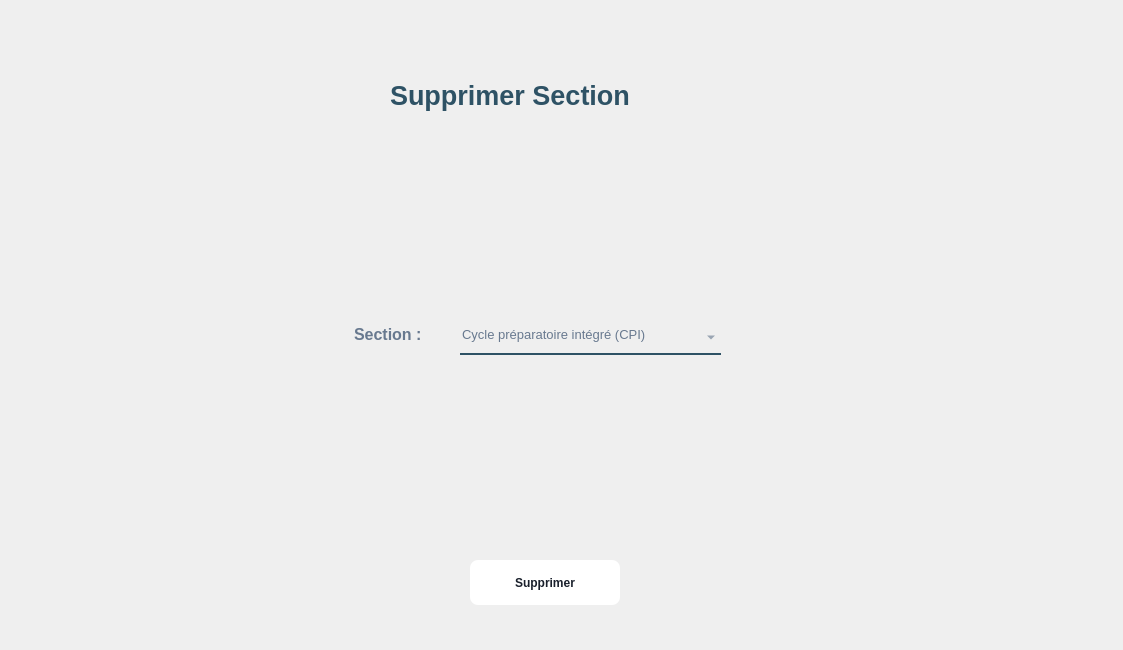
<?xml version="1.0" encoding="UTF-8"?>
<ui version="4.0">
 <class>Dialog</class>
 <widget class="QDialog" name="Dialog">
  <property name="geometry">
   <rect>
    <x>0</x>
    <y>0</y>
    <width>1123</width>
    <height>650</height>
   </rect>
  </property>
  <property name="windowTitle">
   <string>Dialog</string>
  </property>
  <widget class="QLabel" name="label_10">
   <property name="geometry">
    <rect>
     <x>390</x>
     <y>70</y>
     <width>311</width>
     <height>51</height>
    </rect>
   </property>
   <property name="font">
    <font>
     <family>Arial</family>
     <pointsize>20</pointsize>
     <weight>75</weight>
     <bold>true</bold>
     <underline>false</underline>
    </font>
   </property>
   <property name="styleSheet">
    <string notr="true">color:rgba(46,82,101,255);
background-color:rgba(0,0,0,0);
</string>
   </property>
   <property name="text">
    <string>Supprimer Section</string>
   </property>
  </widget>
  <widget class="QLabel" name="label_4">
   <property name="geometry">
    <rect>
     <x>0</x>
     <y>-110</y>
     <width>1131</width>
     <height>761</height>
    </rect>
   </property>
   <property name="styleSheet">
    <string notr="true">border-image:url(:/img/897.jpg);</string>
   </property>
   <property name="text">
    <string/>
   </property>
  </widget>
  <widget class="QPushButton" name="pushButton">
   <property name="geometry">
    <rect>
     <x>470</x>
     <y>560</y>
     <width>150</width>
     <height>45</height>
    </rect>
   </property>
   <property name="font">
    <font>
     <pointsize>-1</pointsize>
     <weight>87</weight>
     <bold>true</bold>
    </font>
   </property>
   <property name="styleSheet">
    <string notr="true">  background: #FFFFFF;
  border: 0 solid #E2E8F0;
  color: #1A202C;
  font-size: 12px;
  font-weight: 700;
  height: 56px;
  border-radius: 8px;

</string>
   </property>
   <property name="text">
    <string>Supprimer</string>
   </property>
  </widget>
  <widget class="QLabel" name="label">
   <property name="geometry">
    <rect>
     <x>350</x>
     <y>320</y>
     <width>111</width>
     <height>35</height>
    </rect>
   </property>
   <property name="font">
    <font>
     <pointsize>12</pointsize>
     <weight>75</weight>
     <bold>true</bold>
    </font>
   </property>
   <property name="styleSheet">
    <string notr="true">background-color:rgba(0,0,0,0);
color:rgb(104, 121, 143);
padding-bottom:7px;</string>
   </property>
   <property name="text">
    <string>Section :</string>
   </property>
  </widget>
  <widget class="QComboBox" name="comboBox">
   <property name="geometry">
    <rect>
     <x>460</x>
     <y>320</y>
     <width>261</width>
     <height>35</height>
    </rect>
   </property>
   <property name="font">
    <font>
     <pointsize>10</pointsize>
     <weight>50</weight>
     <bold>false</bold>
    </font>
   </property>
   <property name="styleSheet">
    <string notr="true">background-color:rgba(0,0,0,0);
border: 2px solid rgba(0,0,0,0);
border-bottom-color:rgba(46,82,101,255);
color:rgb(104, 121, 143);
padding-bottom:7px;</string>
   </property>
   <item>
    <property name="text">
     <string>Cycle préparatoire intégré (CPI)</string>
    </property>
   </item>
   <item>
    <property name="text">
     <string>Licence en sciences de l’informatique (L-I)</string>
    </property>
   </item>
   <item>
    <property name="text">
     <string>Licence en mathématiques appliquée (L-M)</string>
    </property>
   </item>
   <item>
    <property name="text">
     <string>Mastère de recherche en génie logiciel (MR-GL)</string>
    </property>
   </item>
   <item>
    <property name="text">
     <string>Mastère professionnel en génie logiciel (MP-GL)</string>
    </property>
   </item>
   <item>
    <property name="text">
     <string>Diplôme national d'ingénieur en électronique (ING)</string>
    </property>
   </item>
  </widget>
  <zorder>label_4</zorder>
  <zorder>label_10</zorder>
  <zorder>pushButton</zorder>
  <zorder>label</zorder>
  <zorder>comboBox</zorder>
 </widget>
 <resources>
  <include location="../img/back.qrc"/>
 </resources>
 <connections/>
</ui>
